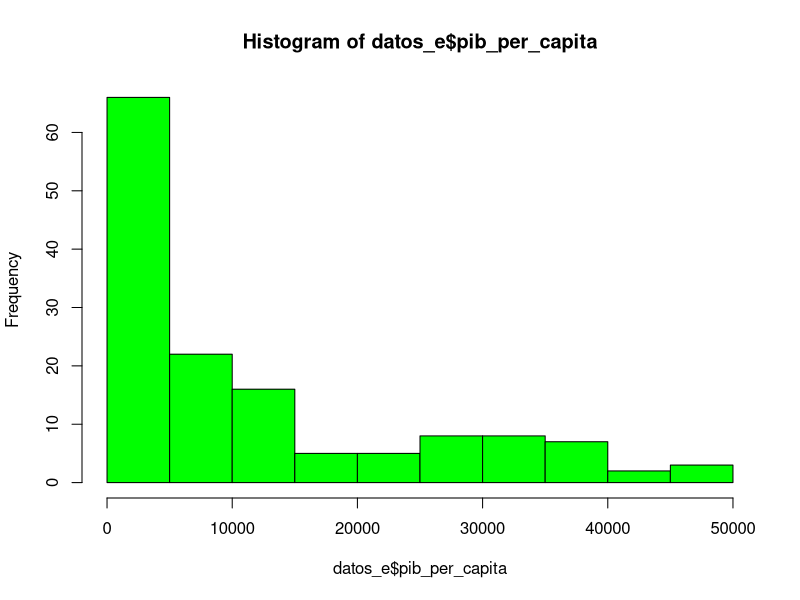
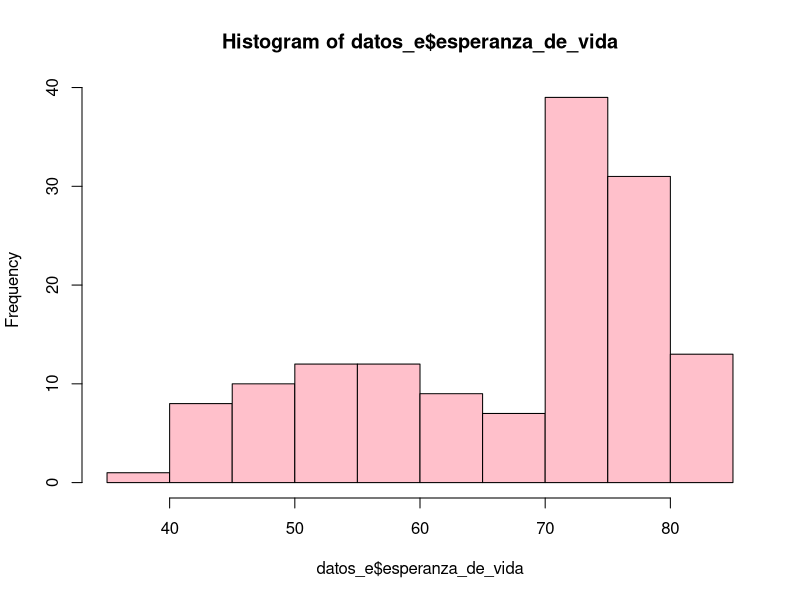

Generate these figures, in order, with R: (Note: this script raises an error after producing the figures.)
# nombre del archivo a mandar por correo:
# nombre_apellido_inferencia_profesor.R
# ejemplo:
# juan_perez_inferencia_beltran.R

# No olvide ejecutar las líneas 6 y 11 antes de empezar el resto del trabajo
library(readxl)

# 1. Use la función read_excel para cargar los datos que se encuentran en el archivo excel 

misdatos <- read_excel("datos_e.xlsx")



# 2. Para las variables "pib_per_capita" y "esperanza_de_vida" compute lo siguiente
# 2.1 la media cada una (4 pts)
# 2.2 la desviación estandar de cada una (4 pts)
# 2.3 la cantidad de observaciones (n) de cada una (4 pts)





# 3. Grafique los histogramas de estas tres variables:
# "pib_per_capita" (2 pto), "esperanza_de_vida" (2 pto) y el logaritmo natural de la variable "población" (4 pts).
# Puede usar cualquier función y paquete de R que grafique histogramas

# library(readxl)
# misdatos<-read_excel("datos_e.xlxs")
datos_e <- misdatos

mean(datos_e$pib_per_capita) #media_pibpercapita
mean(datos_e$esperanza_de_vida) #media_esperzanzadevida
sd(datos_e$pib_per_capita) #desviacionestandar_pibpercapita
sd(datos_e$esperanza_de_vida) #desviacionestandar_esperanzadevida
var1<-(datos_e$esperanza_de_vida)
var2<-(datos_e$pib_per_capita)

hist(datos_e$pib_per_capita, col="green")
hist(datos_e$esperanza_de_vida, col="pink")
hist(log(poblacion$datos_e))
